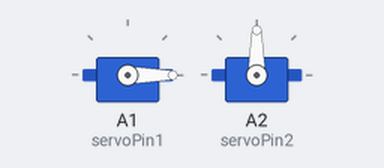
Recording of a sketch running on a simulated Arduino Uno, built with avr-gcc and run on an emulated ATmega328P. On the bench: 2 × servo.

Above: at 0.05 s.
Timing chart, 0 to 5.5 s (numbered marks = the images above):
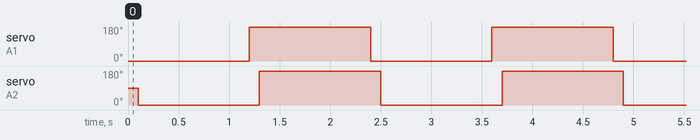

The sketch:

Servo_Digital.ino
```cpp
/***********************************************************
File name: Servo.ino
Website: www.adeept.com
E-mail: support@adeept.com
Date: 2023/07/26
***********************************************************/
#include <Servo.h>
int servoPin1 = A1;    //Define servo interface digital interface A1
int servoPin2 = A2;    //Define servo interface digital interface A2

int number = 0;

Servo servo1;
Servo servo2;

void setup() {
  // put your setup code here, to run once:
  pinMode(servoPin1,OUTPUT);//Set the servo interface as the output interface
  pinMode(servoPin2,OUTPUT);//Set the servo interface as the output interface

  servo1.attach(servoPin1);
  servo2.attach(servoPin2);
}

void loop()
{
  servo_loop();
}


void servo_loop(){
  servo1.write(0);  // Set servo 1 to turn to 0 degrees.
  delay(100);
  servo2.write(0);  // Set servo 2 to turn to 0 degrees.
  delay(100);
  delay(1000);
  // servo1.write(90); // 90 degrees.
  // servo2.write(90);
  // delay(1000);
  servo1.write(180); // 180 degrees.
  delay(100);
  servo2.write(180);
  delay(100);
  delay(1000);

}
```

Measured:
- by itself, servo on A1 (servoPin1), servo on A2 (servoPin2): alternates 180° for 1.2 s and 0° for 1.2 s
